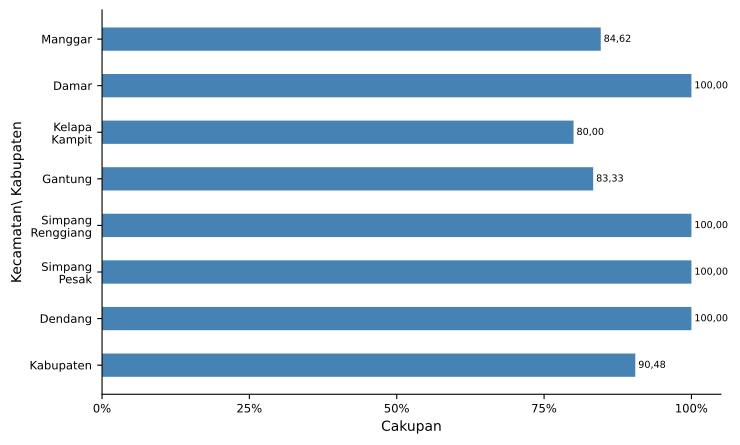

Write Python code to recreate this figure.
import numpy as np
import matplotlib.pyplot as plt
import pandas
from textwrap import wrap
from matplotlib.ticker import FuncFormatter
import locale
locale.setlocale(locale.LC_ALL, 'id_ID.UTF8')

import sys, os, inspect
currentdir = os.path.dirname(os.path.abspath(inspect.getfile(inspect.currentframe())))
parentdir = os.path.dirname(currentdir)
sys.path.insert(0, parentdir)

berkasData = currentdir +'\\bab_07_01_dataAirMinumAman.csv'
berkasSimpan = currentdir +'\\bab_07_01_airMinumAman.pdf'
# judulDiagram = 'Cakupan Sarana Air Minum Aman\nTahun 2023'
sumbuX = 'Cakupan'
sumbuY = 'Kecamatan\ Kabupaten'
labelBar1 = 'Sarana Air Minum Aman'
tickerSumbuX = np.arange(0,110,25)

# read data file
colnames = ['kecamatan','airMinumAman']
data = pandas.read_csv(berkasData, names=colnames, sep=';')
kecamatan = data.kecamatan.tolist()
bar1 = data.airMinumAman.tolist()

ind = np.arange(len(kecamatan))  # the x locations for the groups
width = 0.5       # the width of the bars

# make bars
fig, ax = plt.subplots()
rects1 = ax.barh(ind, bar1, width, color='steelblue', label=labelBar1)

# add some text for labels, title and axes ticks
# ax.set_title(judulDiagram)
ax.set_xlabel(sumbuX)
ax.set_ylabel(sumbuY)
formatter = FuncFormatter(lambda x, pos: "{:n}%".format(x))
ax.xaxis.set_major_formatter(formatter)
ax.set_xticks(tickerSumbuX)

ax.set_yticks(ind)
ax.set_yticklabels(list([ '\n'.join(wrap(l, 10)) for l in kecamatan ]))
ax.invert_yaxis()

ax.tick_params(axis='both', which='major', labelsize='small')
#ax.grid(axis='y',ls='dashed')
ax.spines['top'].set_visible(False)
ax.spines['right'].set_visible(False)

# add data labels
for i, v in enumerate(bar1):
    ax.text(v+0.5, i, '{:n}'.format(v), ha='left', va='center', fontsize='x-small')

# finishing
pyrfig = plt.figure(1)
pyrfig.set_figwidth(8)
pyrfig.set_figheight(5)
fig.savefig(berkasSimpan, bbox_inches='tight')
plt.close(pyrfig)
#plt.show()
